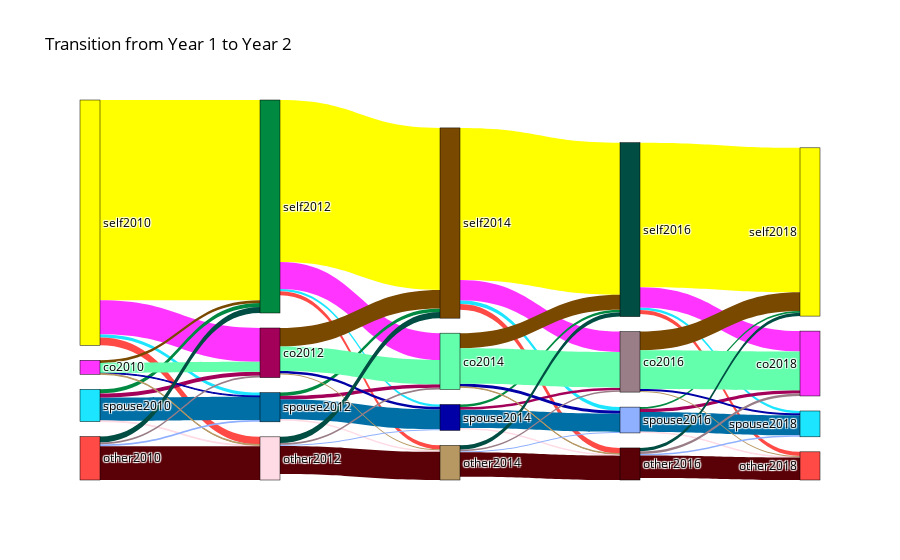

The notebook cell saved with this chart:
### Code cell
data = df_new.to_dict("records")
links = []

# Sankey diagram
for point in data:
    link = {'source' : point['source'], 'target' : point['target'], 'year' : point['year']}
    links.append(link)

sources = []
targets = []
tuples = []
values = []


for i in range(len(nodes)):
    for j in range(len(nodes)):
        for link in links:
            if link['source']+str(link['year']) == nodes[i] and link['target']+str(link['year']+2) == nodes[j]:
                if (nodes[i],nodes[j]) not in tuples:
                    tuples.append((nodes[i],nodes[j]))
                    values.append(1)
                else:
                    values[tuples.index((nodes[i],nodes[j]))] += 1
                    
sources = [nodes.index(t[0]) for t in tuples]
targets = [nodes.index(t[1]) for t in tuples]

# Create Sankey diagram
fig = go.Figure(data=[go.Sankey(
    node=dict(
        label=nodes,
      pad = 15,
      thickness = 20,
      line = dict(color = "black", width = 0.5),
      color = color_link
    ),
    link=dict(
        source=sources,
        target=targets,
        value=values,
        color = color_link
    ))])

# Customize the layout
fig.update_layout(title_text="Transition from Year 1 to Year 2",
                  font=dict(size=12, color='black'))

# Display the Sankey diagram
fig.show()

### Figure 1 — Plotly figure (JSON) as saved in the notebook; plotly's stock layout.template omitted (floating-point values rounded to 4 significant figures)
{"data": [{"link": {"color": ["#FFFF00", "#1CE6FF", "#FF34FF", "#FF4A46", "#008941", "#006FA6", "#A30059", "#FFDBE5", "#7A4900", "#0000A6", "#63FFAC", "#B79762", "#004D43", "#8FB0FF", "#997D87", "#5A0007", "#FFFF00", "#1CE6FF", "#FF34FF", "#FF4A46", "#008941", "#006FA6", "#A30059", "#FFDBE5", "#7A4900", "#0000A6", "#63FFAC", "#B79762", "#004D43", "#8FB0FF", "#997D87", "#5A0007", "#FFFF00", "#1CE6FF", "#FF34FF", "#FF4A46", "#008941", "#006FA6", "#A30059", "#FFDBE5", "#7A4900", "#0000A6", "#63FFAC", "#B79762", "#004D43", "#8FB0FF", "#997D87", "#5A0007", "#FFFF00", "#1CE6FF", "#FF34FF", "#FF4A46", "#008941", "#006FA6", "#A30059", "#FFDBE5", "#7A4900", "#0000A6", "#63FFAC", "#B79762", "#004D43", "#8FB0FF", "#997D87", "#5A0007"], "source": [0, 0, 0, 0, 1, 1, 1, 1, 2, 2, 2, 2, 3, 3, 3, 3, 4, 4, 4, 4, 5, 5, 5, 5, 6, 6, 6, 6, 7, 7, 7, 7, 8, 8, 8, 8, 9, 9, 9, 9, 10, 10, 10, 10, 11, 11, 11, 11, 12, 12, 12, 12, 13, 13, 13, 13, 14, 14, 14, 14, 15, 15, 15, 15], "target": [4, 5, 6, 7, 4, 5, 6, 7, 4, 5, 6, 7, 4, 5, 6, 7, 8, 9, 10, 11, 8, 9, 10, 11, 8, 9, 10, 11, 8, 9, 10, 11, 12, 13, 14, 15, 12, 13, 14, 15, 12, 13, 14, 15, 12, 13, 14, 15, 16, 17, 18, 19, 16, 17, 18, 19, 16, 17, 18, 19, 16, 17, 18, 19], "value": [775, 13, 131, 30, 16, 90, 16, 3, 10, 3, 38, 3, 23, 7, 7, 131, 627, 9, 104, 15, 13, 77, 13, 6, 72, 10, 94, 4, 24, 4, 7, 109, 588, 14, 79, 22, 10, 71, 10, 6, 58, 11, 138, 2, 17, 4, 6, 94, 559, 9, 79, 16, 7, 77, 12, 2, 72, 8, 150, 4, 13, 6, 10, 87]}, "node": {"color": ["#FFFF00", "#1CE6FF", "#FF34FF", "#FF4A46", "#008941", "#006FA6", "#A30059", "#FFDBE5", "#7A4900", "#0000A6", "#63FFAC", "#B79762", "#004D43", "#8FB0FF", "#997D87", "#5A0007", "#FFFF00", "#1CE6FF", "#FF34FF", "#FF4A46", "#008941", "#006FA6", "#A30059", "#FFDBE5", "#7A4900", "#0000A6", "#63FFAC", "#B79762", "#004D43", "#8FB0FF", "#997D87", "#5A0007", "#FFFF00", "#1CE6FF", "#FF34FF", "#FF4A46", "#008941", "#006FA6", "#A30059", "#FFDBE5", "#7A4900", "#0000A6", "#63FFAC", "#B79762", "#004D43", "#8FB0FF", "#997D87", "#5A0007", "#FFFF00", "#1CE6FF", "#FF34FF", "#FF4A46", "#008941", "#006FA6", "#A30059", "#FFDBE5", "#7A4900", "#0000A6", "#63FFAC", "#B79762", "#004D43", "#8FB0FF", "#997D87", "#5A0007"], "label": ["self2010", "spouse2010", "co2010", "other2010", "self2012", "spouse2012", "co2012", "other2012", "self2014", "spouse2014", "co2014", "other2014", "self2016", "spouse2016", "co2016", "other2016", "self2018", "spouse2018", "co2018", "other2018"], "line": {"color": "black", "width": 0.5}, "pad": 15, "thickness": 20}, "type": "sankey"}], "layout": {"font": {"color": "black", "size": 12}, "title": {"text": "Transition from Year 1 to Year 2"}}}
